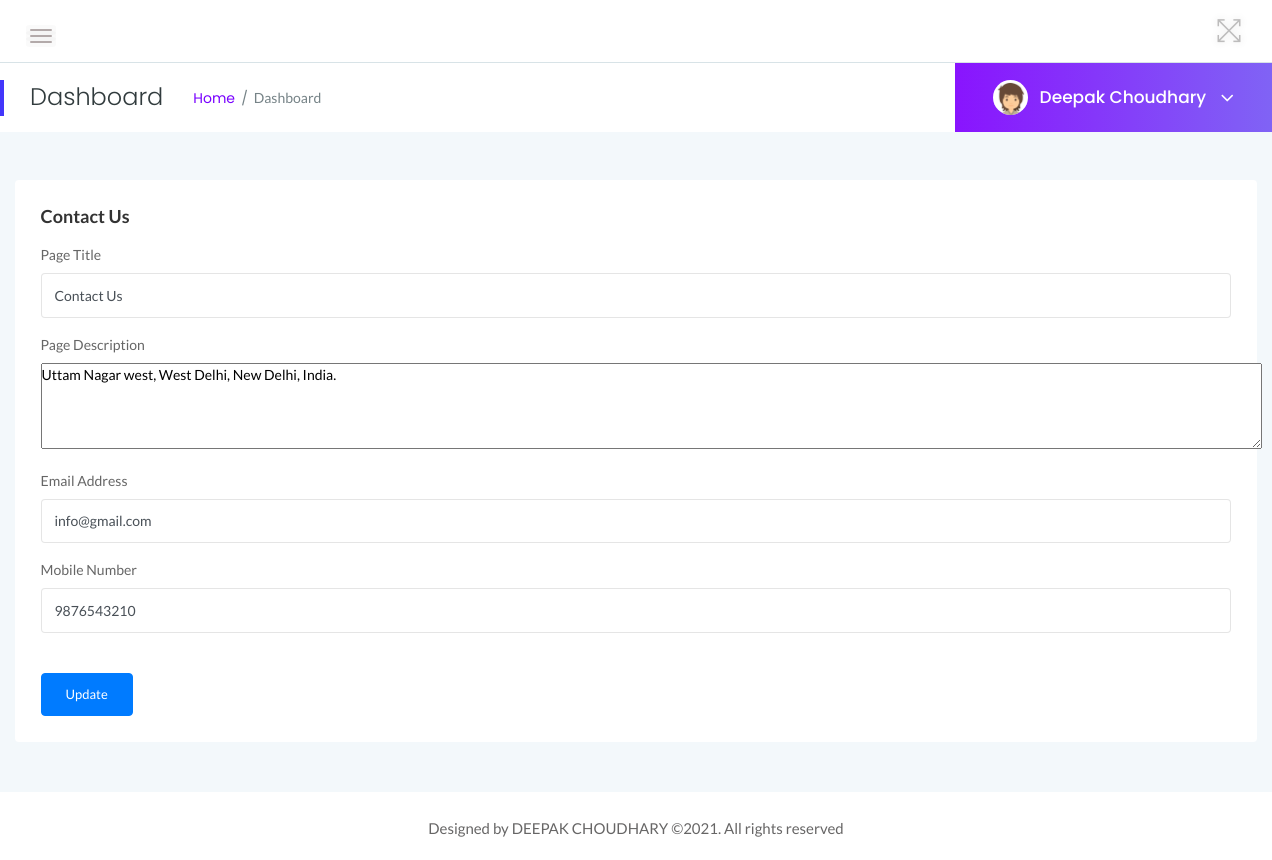
/admin/contactus.php (signed in), run on the app's committed database.
### tables this page shows
CREATE TABLE `tblpage` (
  `ID` int(10) NOT NULL,
  `PageType` varchar(200) DEFAULT NULL,
  `PageTitle` varchar(200) DEFAULT NULL,
  `PageDescription` mediumtext DEFAULT NULL,
  `Email` varchar(200) DEFAULT NULL,
  `MobileNumber` bigint(10) DEFAULT NULL,
  `UpdationDate` timestamp NULL DEFAULT NULL ON UPDATE current_timestamp()
);

### admin/contactus.php (the view, shortened to what this page needs)
<?php
include('includes/dbconnection.php');
if (strlen($_SESSION['zmsaid']==0)) {
  header('location:logout.php');
  } else{
  ?>
<!doctype html>
<html class="no-js" lang="en">
<head>
    <link rel="stylesheet" href="assets/css/bootstrap.min.css">
    <link rel="stylesheet" href="assets/css/font-awesome.min.css">
    <link rel="stylesheet" href="assets/css/themify-icons.css">
    <link rel="stylesheet" href="assets/css/metisMenu.css">
    <link rel="stylesheet" href="assets/css/owl.carousel.min.css">
    <link rel="stylesheet" href="assets/css/slicknav.min.css">
    <link rel="stylesheet" href="https://www.amcharts.com/lib/3/plugins/export/export.css" type="text/css" media="all" />
    <link rel="stylesheet" href="assets/css/typography.css">
    <link rel="stylesheet" href="assets/css/default-css.css">
    <link rel="stylesheet" href="assets/css/styles.css">
    <link rel="stylesheet" href="assets/css/responsive.css">
</head>
<body>
    <div class="page-container">
        <div class="main-content">
          <?php include_once('includes/header.php');?>
           <?php include_once('includes/pagetitle.php');?>
            <div class="main-content-inner">
                <div class="row">
                    <div class="col-lg-12 col-ml-12">
                        <div class="row">
                            <div class="col-12 mt-5">
                                <div class="card">
                                    <div class="card-body">
                                        <h4 class="header-title">Contact Us</h4>
                                        <form method="post" action="" name="">
                                            <?php
$ret=mysqli_query($con,"select * from  tblpage where PageType='contactus'");
while ($row=mysqli_fetch_array($ret)) {
?>
                                             <div class="form-group">
                                                <label for="exampleInputEmail1">Page Title</label>
                                                <input type="text" class="form-control" name="pagetitle" value="<?php  echo $row['PageTitle'];?>" required='true'>
                                            </div>
                                         <div class="form-group">
                                                <label for="exampleInputEmail1">Page Description</label>
                                                 <textarea  name="pagedes" required='true' cols="165" rows="4"><?php  echo $row['PageDescription'];?></textarea>
                                            </div>
                                           <div class="form-group">
                                                <label for="exampleInputEmail1">Email Address</label>
                                                 <input type="email" class="form-control" name="email" value="<?php  echo $row['Email'];?>" required='true'>
                                            </div>
                                            <div class="form-group">
                                                <label for="exampleInputEmail1">Mobile Number</label>
                                                 <input type="text" class="form-control" name="mobnum" value="<?php  echo $row['MobileNumber'];?>" required='true' maxlength="10" pattern='[0-9]+'>
                                            </div>
                                      <?php } ?>
                                            <button type="submit" class="btn btn-primary mt-4 pr-4 pl-4" name="submit">Update</button>
                                        </form>
                                    </div>
                                </div>
                            </div>
                        </div>
                    </div>
                </div>
            </div>
        </div>
        <?php include_once('includes/footer.php');?>
    </div>
</body>
</html>
<?php }  ?>

### admin/includes/pagetitle.php (shortened to what this page needs)
<?php
include('includes/dbconnection.php');
?>
<div class="page-title-area">
                <div class="row align-items-center">
                    <div class="col-sm-6">
                        <div class="breadcrumbs-area clearfix">
                            <h4 class="page-title pull-left">Dashboard</h4>
                            <ul class="breadcrumbs pull-left">
                                <li><a href="dashboard.php">Home</a></li>
                                <li><span>Dashboard</span></li>
                            </ul>
                        </div>
                    </div>
                    <div class="col-sm-6 clearfix">
                        <div class="user-profile pull-right">
                            <img class="avatar user-thumb" src="assets/images/author/avatar.png" alt="avatar">
                            <?php
$adid=$_SESSION['zmsaid'];
$ret=mysqli_query($con,"select AdminName from tbladmin where ID='$adid'");
$row=mysqli_fetch_array($ret);
$name=$row['AdminName'];
?>
                            <h4 class="user-name dropdown-toggle" data-toggle="dropdown"><?php echo $name; ?> <i class="fa fa-angle-down"></i></h4>
                        </div>
                    </div>
                </div>
            </div>

### admin/assets/css/styles.css (style rules this page uses)
.page-container { width: 100%; height: 100%; min-height: 100vh; padding-left: 280px; -webkit-transition: padding-left 0.3s ease 0s; transition: padding-left 0.3s ease 0s; }
.card { border: none; border-radius: 4px; background-color: #fff; -webkit-transition: all 0.3s ease 0s; transition: all 0.3s ease 0s; }
.card-body { padding: 25.6px; padding: 1.6rem; }
.main-content { width: 100%; background: #F3F8FB; }
.main-content-inner { padding: 0 30px 50px; }
.page-title-area { padding: 0 30px; background: #fff; position: relative; }
.page-title-area:before { content: ''; position: absolute; left: 0; top: 50%; width: 4px; height: 36px; background: var(--primary-color); -webkit-transform: translateY(-50%); transform: translateY(-50%); }
.page-title { font-size: 24px; font-weight: 300; color: #313b3d; letter-spacing: 0; margin-right: 30px; }
ul.breadcrumbs { margin-top: 4px; }
.breadcrumbs li { display: inline-block; }
.breadcrumbs li a, .breadcrumbs li span { display: block; font-size: 14px; font-weight: 400; color: #7801ff; letter-spacing: 0; margin-right: 16px; position: relative; }
.breadcrumbs li a:before { content: '/'; color: #768387; position: absolute; right: -13px; top: 0; }
.breadcrumbs li span { margin-right: 0; color: #768387; text-transform: capitalize; }
.user-profile { margin-right: -30px; display: -webkit-box; display: -ms-flexbox; display: flex; -webkit-box-align: center; -ms-flex-align: center; align-items: center; -ms-flex-wrap: wrap; flex-wrap: wrap; background: -webkit-linear-gradient(left, #8914fe 0%, #8063f5 100%); background: linear-gradient(to right, #8914fe 0%, #8063f5 100%); padding: 17px 38px; position: relative; }
.user-profile img.avatar { height: 35px; width: 35px; border-radius: 50%; margin-right: 12px; }
.user-name { font-size: 17px; font-weight: 500; color: #fff; letter-spacing: 0; cursor: pointer; -webkit-user-select: none; -moz-user-select: none; -ms-user-select: none; user-select: none; }
.user-name i { margin-left: 10px; font-size: 21px; vertical-align: middle; position: relative; }
.notification-area .dropdown-toggle, .user-name.dropdown-toggle { position: relative; }
.notification-area .dropdown-toggle:after, .user-name.dropdown-toggle:after { display: none; }
.header-title { font-family: 'Lato', sans-serif; font-size: 18px; font-weight: 600; letter-spacing: 0; color: #333; text-transform: capitalize; margin-bottom: 17px; }
.btn { padding: 11px 17px; font-size: 13px; letter-spacing: 0; }
.form-control, .form-control:focus { outline: none; box-shadow: none; }
.form-control { font-size: 14px; border: 1px solid rgba(170, 170, 170, .3); padding: 10.72px 12.8px; padding: .67rem .8rem; }
label { font-weight: 500; color: #666; display: inline-block; margin-bottom: 8px; margin-bottom: .5rem; }

### admin/assets/css/responsive.css (style rules this page uses)
@media screen and (min-width: 1200px) and (max-width: 1440px) { .col-ml-12 { -webkit-box-flex: 0; -ms-flex: 0 0 100%; flex: 0 0 100%; max-width: 100%; } }
@media (min-width: 1200px) and (max-width: 1364px) { .main-content-inner { padding: 0 15px 50px; } }
@media (min-width: 1200px) and (max-width: 1364px) { .page-container, .sbar_collapsed.page-container { padding-left: 0; } }

### data on the page
tblpage: pagetitle "Contact Us", pagedes "Uttam Nagar west, West Delhi, New Delhi, India.", email "info@gmail.com", mobnum "9876543210"

### other printed values
$name "Deepak Choudhary"
